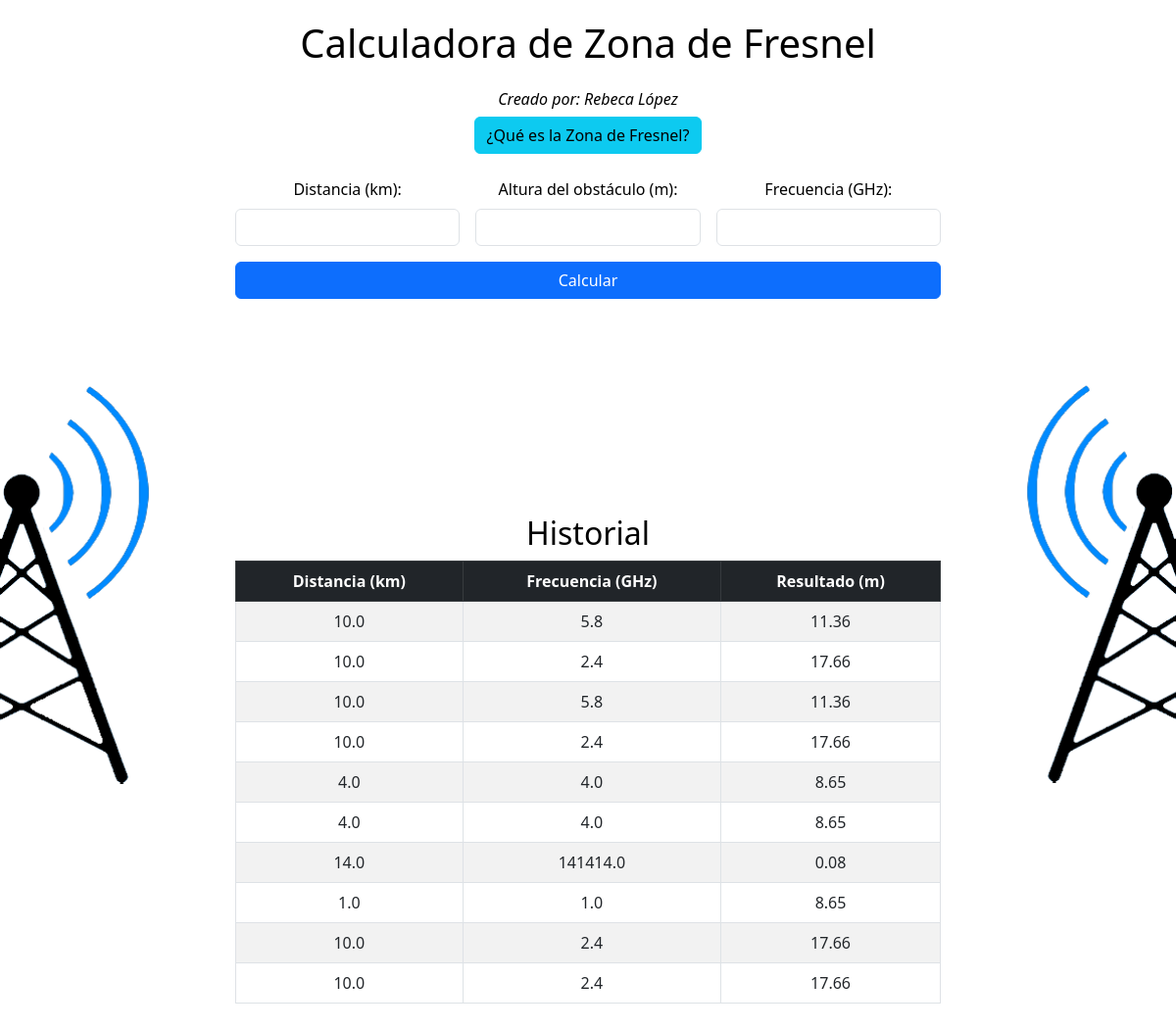
The page / on the database its author committed.
### calculadora/models.py (models this page shows, shortened)
class Historial(models.Model):
    distancia = models.FloatField()
    frecuencia = models.FloatField()
    resultado = models.FloatField()

### calculadora/views.py (the view, shortened to what this page needs)
# urls.py: path('', fresnel_view, name='fresnel'),
def fresnel_view(request):
    fresnel = None
    resultado = None
    interferencia = None
    distancia = None
    frecuencia = None
    obstaculo = None
    historial = Historial.objects.order_by('-id')[:10]
    return render(request, "calculadora/fresnel.html", {
        "resultado": resultado,
        "interferencia": interferencia,
        "historial": historial,
        "distancia": distancia,
        "frecuencia": frecuencia,
        "obstaculo": obstaculo,
        "fresnel_raw": fresnel,
    })

### calculadora/templates/calculadora/fresnel.html (shortened to what this page needs)
{% load static %}
<!DOCTYPE html>
<html lang="es">
<head>
  <link href="https://cdn.jsdelivr.net/npm/bootstrap@5.3.0/dist/css/bootstrap.min.css" rel="stylesheet">
</head>
<body>
<canvas id="fresnelCanvas"></canvas>
<div class="container">
  <div class="row justify-content-center">
    <div class="col-md-8 contenedor text-center">
      <h1 class="mb-4">Calculadora de Zona de Fresnel</h1>
      <h6 class="mb-2"><em>Creado por: Rebeca López</em></h6>
      <button type="button" class="btn btn-info mb-4" data-bs-toggle="modal" data-bs-target="#infoModal">
        ¿Qué es la Zona de Fresnel?
      </button>
      <form method="post">
        <div class="row g-3">
          <div class="col">
            <label class="form-label">Distancia (km):</label>
            <input type="number" name="distancia" step="any" class="form-control" required>
          </div>
          <div class="col">
            <label class="form-label">Altura del obstáculo (m):</label>
            <input type="number" name="obstaculo" step="any" class="form-control" required>
          </div>
          <div class="col">
            <label class="form-label">Frecuencia (GHz):</label>
            <input type="number" name="frecuencia" step="any" class="form-control" required>
          </div>
        </div>
        <button type="submit" class="btn btn-primary w-100 mt-3">Calcular</button>
      </form>
      {% if historial %}
        <div style="height: 220px;"></div>
        <h2>Historial</h2>
        <table class="table table-striped table-bordered table-hover">
          <thead class="table-dark">
            <tr>
              <th>Distancia (km)</th>
              <th>Frecuencia (GHz)</th>
              <th>Resultado (m)</th>
            </tr>
          </thead>
          <tbody>
            {% for h in historial %}
            <tr>
              <td>{{ h.distancia }}</td>
              <td>{{ h.frecuencia }}</td>
              <td>{{ h.resultado }}</td>
            </tr>
            {% endfor %}
          </tbody>
        </table>
      {% endif %}
    </div>
  </div>
</div>
</body>
</html>

### calculadora/templates/calculadora/fresnel.html (style rules this page uses)
html, body { height: auto; min-height: 100vh; overflow-x: hidden; overflow-y: auto; margin: 0; }
#fresnelCanvas { position: fixed; top: 0; left: 0; z-index: 0; width: 100vw; height: 100vh; pointer-events: none; }
.contenedor { position: relative; z-index: 1; background-color: transparent; color: #000; padding: 20px; }

### rows shown on the page
Historial: distancia "10.0", frecuencia "5.8", resultado "11.36"
Historial: distancia "10.0", frecuencia "2.4", resultado "17.66"
Historial: distancia "10.0", frecuencia "5.8", resultado "11.36"
Historial: distancia "10.0", frecuencia "2.4", resultado "17.66"
Historial: distancia "4.0", frecuencia "4.0", resultado "8.65"
Historial: distancia "4.0", frecuencia "4.0", resultado "8.65"
Historial: distancia "14.0", frecuencia "141414.0", resultado "0.08"
Historial: distancia "1.0", frecuencia "1.0", resultado "8.65"
Historial: distancia "10.0", frecuencia "2.4", resultado "17.66"
Historial: distancia "10.0", frecuencia "2.4", resultado "17.66"
